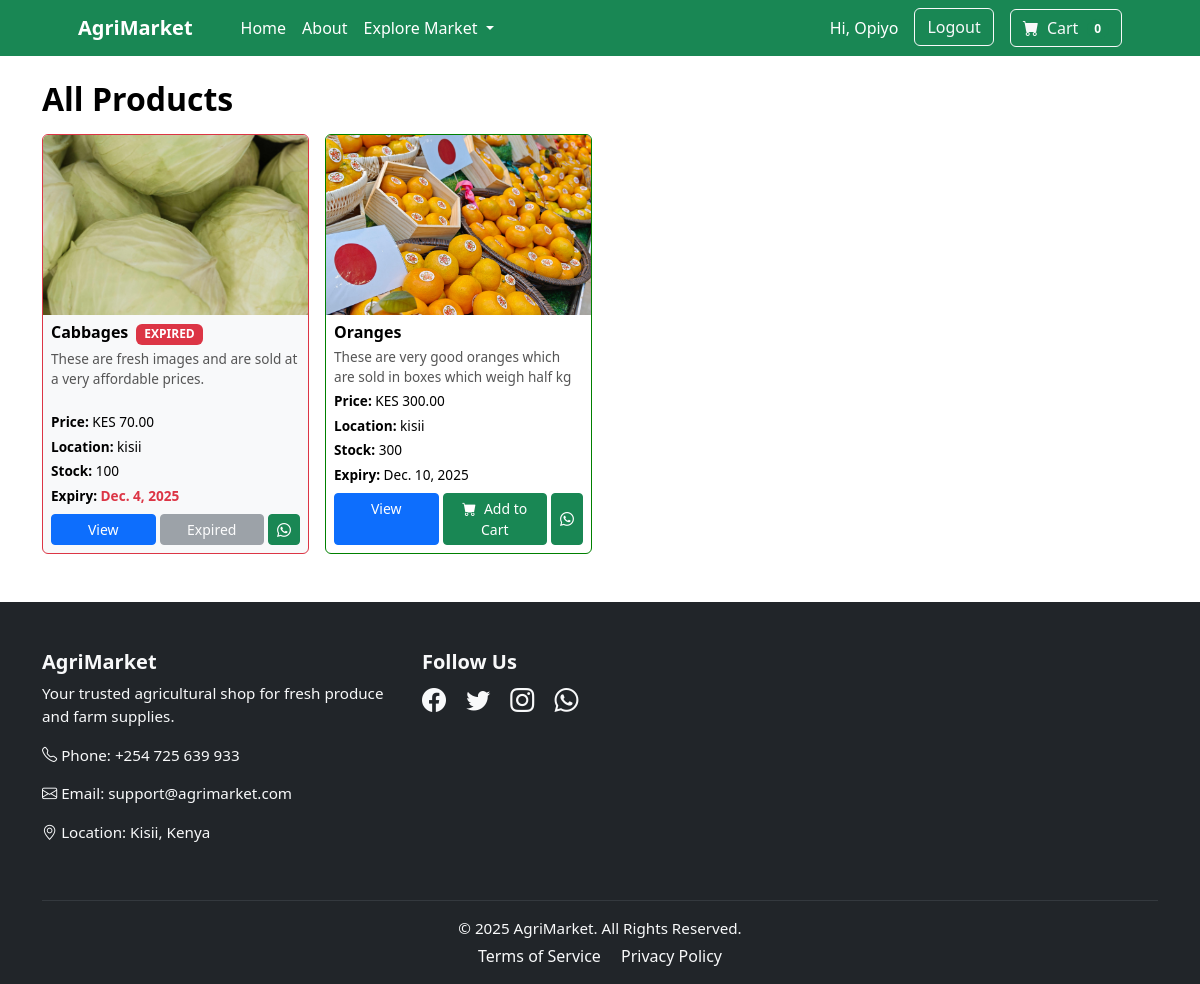
The page /firstApp/products/ (signed in) on the database as committed earlier.
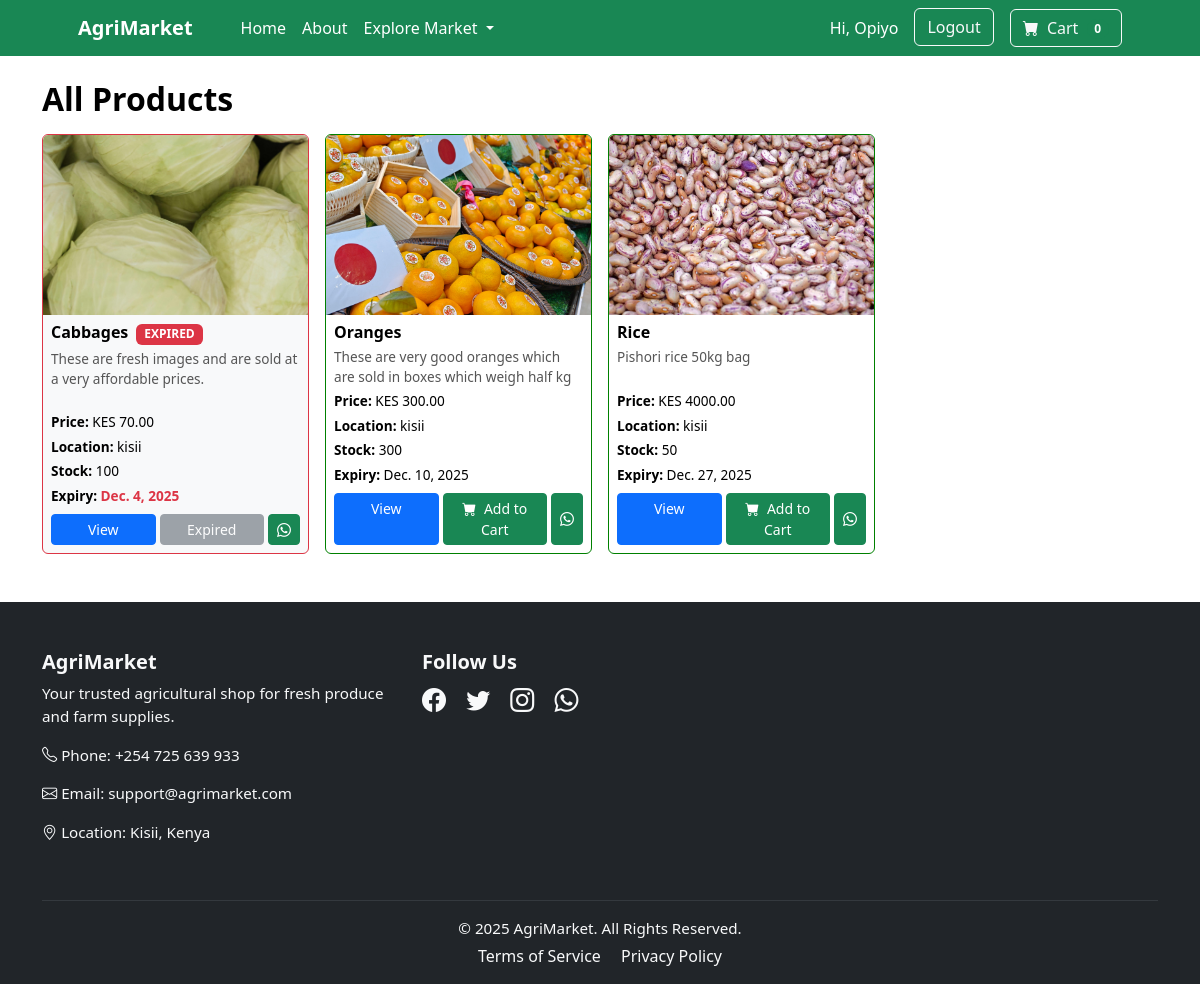
The same page on the database as committed later.
### firstApp/models.py (models this page shows, shortened)
class Product(models.Model):
    seller = models.ForeignKey(User, on_delete=models.CASCADE, related_name='products')
    name = models.CharField(max_length=200)
    description = models.TextField()
    detailed_description = models.TextField(blank=True, null=True)
    price = models.DecimalField(max_digits=10, decimal_places=2)
    location = models.CharField(max_length=200)
    in_stock = models.PositiveIntegerField()
    expiry_date = models.DateField()
    created_at = models.DateTimeField(default=timezone.now)
    image = models.ImageField(upload_to='product_images/')
    on_delivery = models.BooleanField(default=False)

### firstApp/views.py (the view)
# urls.py: path('products/', views.productsList, name='products'),
@login_required
def productsList(request):
    products = Product.objects.all()
    return render(request, 'products.html', {'products': products})

### firstApp/cart.py (called while the page is built)
    @property
    def get_total_quantity(self):
        return sum(int(item["quantity"]) for item in self.cart.values())

### firstApp/context_processors.py (called while the page is built)
def cart(request):
    return {"cart": Cart(request)}

### firstApp/templates/products.html (shortened to what this page needs)
{% extends 'base.html' %}
{% block content %}
<div class="container mt-4">
    <h2 class="mb-3">All Products</h2>
    <div class="row g-3">
        {% now "Y-m-d" as today %}
        {% for product in products %}
        <div class="col-sm-6 col-md-4 col-lg-3">
            {% if product.expiry_date|date:"Y-m-d" < today %}
                <div class="card h-100 border-danger bg-light product-card">
            {% else %}
                <div class="card h-100 product-card">
            {% endif %}
                <img src="{{ product.image.url }}"
                     class="card-img-top"
                     alt="{{ product.name }}"
                     style="height: 180px; width: 100%; object-fit: cover;">
                <div class="card-body d-flex flex-column p-2">
                    <h5 class="card-title mb-1" style="font-size: 1rem;">
                        {{ product.name }}
                        {% if product.expiry_date|date:"Y-m-d" < today %}
                            <span class="badge bg-danger ms-1">EXPIRED</span>
                        {% endif %}
                    </h5>
                    <p class="card-text flex-grow-1 mb-1" style="font-size: 0.85rem;">
                        {{ product.description|truncatewords:15 }}
                    </p>
                    <p class="mb-1" style="font-size: 0.85rem;"><strong>Price:</strong> KES {{ product.price }}</p>
                    <p class="mb-1" style="font-size: 0.85rem;"><strong>Location:</strong> {{ product.location }}</p>
                    <p class="mb-1" style="font-size: 0.85rem;"><strong>Stock:</strong> {{ product.in_stock }}</p>
                    <p class="mb-2" style="font-size: 0.85rem;">
                        <strong>Expiry:</strong>
                        <span class="{% if product.expiry_date|date:'Y-m-d' < today %}text-danger fw-bold{% endif %}">
                            {{ product.expiry_date }}
                        </span>
                    </p>
                    <div class="mt-auto d-flex gap-1">
                        <a href="{% url 'product_detail' product.pk %}"
                           class="btn btn-primary btn-sm w-100">View</a>
                        {% if product.expiry_date|date:"Y-m-d" < today %}
                            <button class="btn btn-secondary btn-sm w-100" disabled>Expired</button>
                        {% else %}
                            <a href="{% url 'add_to_cart' product.pk %}"
                               class="btn btn-success btn-sm w-100"> <i class="bi-cart-fill me-1"></i> Add to Cart</a>
                        {% endif %}
                        <a href="https://wa.me/254727057650?text=Hello, I am interested in your product: {{ product.name }}"
                           target="_blank"
                           class="btn btn-success btn-sm d-flex align-items-center justify-content-center"
                           style="width: 42px;">
                            <i class="bi bi-whatsapp"></i>
                        </a>
                    </div>
                </div>
            </div>
        </div>
        {% empty %}
        <p>No products available.</p>
        {% endfor %}
    </div>
</div>
{% endblock %}

Rows that differ between the two databases and show on the page:
added Product: image (picture), name "Rice", description "Pishori rice 50kg bag", price "4000.00", location "kisii", in_stock "50", expiry_date "Dec. 27, 2025", shows "Add to Cart"
